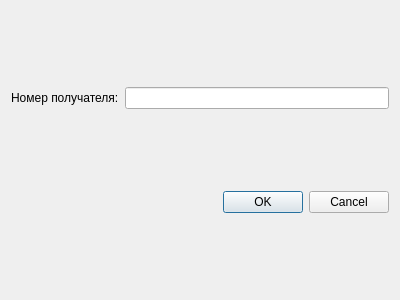
<?xml version="1.0" encoding="UTF-8"?>
<ui version="4.0">
 <class>DeleteEntryDestination</class>
 <widget class="QDialog" name="DeleteEntryDestination">
  <property name="geometry">
   <rect>
    <x>0</x>
    <y>0</y>
    <width>400</width>
    <height>300</height>
   </rect>
  </property>
  <property name="windowTitle">
   <string>Dialog</string>
  </property>
  <layout class="QVBoxLayout" name="verticalLayout">
   <item>
    <layout class="QGridLayout" name="gridLayout">
     <item row="0" column="0">
      <widget class="QLabel" name="label">
       <property name="text">
        <string>Номер получателя:</string>
       </property>
      </widget>
     </item>
     <item row="0" column="1">
      <widget class="QLineEdit" name="idDestinationEdit"/>
     </item>
    </layout>
   </item>
   <item>
    <widget class="QDialogButtonBox" name="buttonBox">
     <property name="orientation">
      <enum>Qt::Horizontal</enum>
     </property>
     <property name="standardButtons">
      <set>QDialogButtonBox::Cancel|QDialogButtonBox::Ok</set>
     </property>
    </widget>
   </item>
  </layout>
 </widget>
 <resources/>
 <connections>
  <connection>
   <sender>buttonBox</sender>
   <signal>accepted()</signal>
   <receiver>DeleteEntryDestination</receiver>
   <slot>accept()</slot>
   <hints>
    <hint type="sourcelabel">
     <x>248</x>
     <y>254</y>
    </hint>
    <hint type="destinationlabel">
     <x>157</x>
     <y>274</y>
    </hint>
   </hints>
  </connection>
  <connection>
   <sender>buttonBox</sender>
   <signal>rejected()</signal>
   <receiver>DeleteEntryDestination</receiver>
   <slot>reject()</slot>
   <hints>
    <hint type="sourcelabel">
     <x>316</x>
     <y>260</y>
    </hint>
    <hint type="destinationlabel">
     <x>286</x>
     <y>274</y>
    </hint>
   </hints>
  </connection>
 </connections>
</ui>
